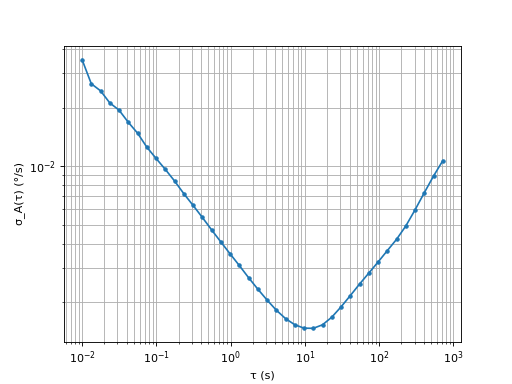

This figure's Python source:
# [đã chạy] Allan deviation cho gyro đứng yên: nhiễu trắng + bias random walk (số giả định)
import numpy as np
import matplotlib
matplotlib.use("Agg")
import matplotlib.pyplot as plt

rng = np.random.default_rng(0)
fs = 200.0                     # Hz, ODR giả định
T = 2 * 3600                   # 2 giờ đứng yên
n = int(fs * T)
ND = 0.005                     # °/s/√Hz — noise density (cỡ MPU6050, tra datasheet chip của bạn)
sigma_w = ND * np.sqrt(fs / 2) # σ mỗi mẫu nếu băng thông = fs/2
K = 0.0005                     # °/s/√s — bias random walk (giả định)
bias0 = 1.2                    # °/s — bias tĩnh (giả định)
w = rng.normal(0, sigma_w, n)
rw = np.cumsum(rng.normal(0, K / np.sqrt(fs), n))
omega = bias0 + rw + w         # °/s

def adev(x, fs, taus):
    """Overlapping Allan deviation từ chuỗi tốc độ x (lấy mẫu đều fs)."""
    theta = np.cumsum(x) / fs  # tích phân thành góc
    out = []
    for tau in taus:
        m = int(tau * fs)
        d = theta[2 * m:] - 2 * theta[m:-m] + theta[:-2 * m]
        out.append(np.sqrt(np.mean(d ** 2) / (2 * tau ** 2)))
    return np.array(out)

taus = np.logspace(-2, np.log10(T / 10), 40)
ad = adev(omega, fs, taus)
print("std toàn chuỗi      : %.4f °/s" % omega.std())
print("ADEV(τ=1 s)         : %.4f °/s  (so với ND/√2 = %.4f)" % (np.interp(1, taus, ad), ND / np.sqrt(2)))
i = np.argmin(ad)
print("đáy ADEV (bias instability-ish): %.5f °/s tại τ ≈ %.0f s" % (ad[i], taus[i]))
print("góc trôi sau 60 s nếu không trừ bias: %.1f °" % (bias0 * 60))
plt.loglog(taus, ad, ".-"); plt.xlabel("τ (s)"); plt.ylabel("σ_A(τ) (°/s)")
plt.grid(True, which="both"); plt.savefig("adev.png", dpi=80)
